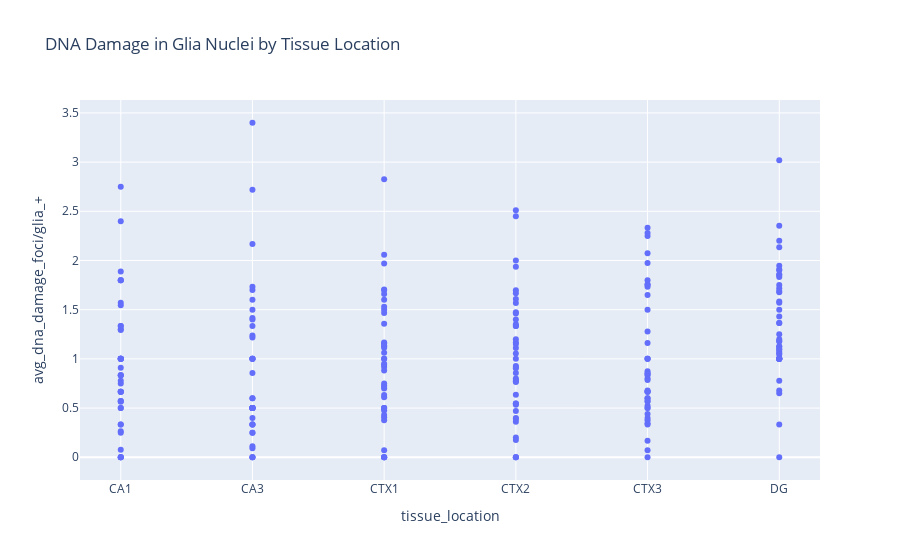

Write notebook code for a chart like this one.
### Code cell
# Create the plot
fig = px.scatter(df, x='tissue_location', y='avg_dna_damage_foci/glia_+',
                 hover_data=['sample_id'], title='DNA Damage in Glia Nuclei by Tissue Location')

# Show the plot
fig.show()

### Figure 1 — Plotly figure (JSON) as saved in the notebook; plotly's stock layout.template omitted (floating-point values rounded to 4 significant figures; data arrays with more than 128 entries replaced by an {"elided": "..."} marker saying what was removed)
{"data": [{"customdata": {"elided": "252x1 str values"}, "hovertemplate": "tissue_location=%{x}<br>avg_dna_damage_foci/glia_+=%{y}<br>sample_id=%{customdata[0]}<extra></extra>", "legendgroup": "", "marker": {"color": "#636efa", "symbol": "circle"}, "mode": "markers", "name": "", "orientation": "v", "showlegend": false, "type": "scatter", "x": {"elided": "252 str values"}, "xaxis": "x", "y": {"elided": "252 float values"}, "yaxis": "y"}], "layout": {"legend": {"tracegroupgap": 0}, "title": {"text": "DNA Damage in Glia Nuclei by Tissue Location"}, "xaxis": {"anchor": "y", "domain": [0, 1], "title": {"text": "tissue_location"}}, "yaxis": {"anchor": "x", "domain": [0, 1], "title": {"text": "avg_dna_damage_foci/glia_+"}}}}
